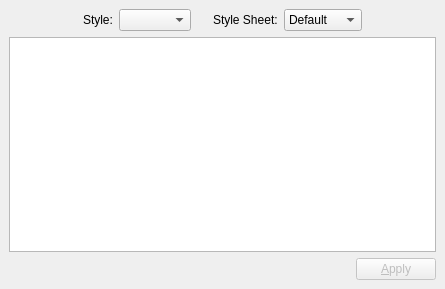
<ui version="4.0" >
 <class>StyleSheetEditor</class>
 <widget class="QWidget" name="StyleSheetEditor" >
  <property name="geometry" >
   <rect>
    <x>0</x>
    <y>0</y>
    <width>445</width>
    <height>289</height>
   </rect>
  </property>
  <property name="windowTitle" >
   <string>Style Editor</string>
  </property>
  <layout class="QGridLayout" >
   <property name="margin" >
    <number>9</number>
   </property>
   <property name="spacing" >
    <number>6</number>
   </property>
   <item row="0" column="6" >
    <spacer>
     <property name="orientation" >
      <enum>Qt::Horizontal</enum>
     </property>
     <property name="sizeType" >
      <enum>QSizePolicy::MinimumExpanding</enum>
     </property>
     <property name="sizeHint" >
      <size>
       <width>32</width>
       <height>20</height>
      </size>
     </property>
    </spacer>
   </item>
   <item row="0" column="0" >
    <spacer>
     <property name="orientation" >
      <enum>Qt::Horizontal</enum>
     </property>
     <property name="sizeType" >
      <enum>QSizePolicy::MinimumExpanding</enum>
     </property>
     <property name="sizeHint" >
      <size>
       <width>32</width>
       <height>20</height>
      </size>
     </property>
    </spacer>
   </item>
   <item row="0" column="5" >
    <widget class="QComboBox" name="styleSheetCombo" >
     <item>
      <property name="text" >
       <string>Default</string>
      </property>
     </item>
     <item>
      <property name="text" >
       <string>Coffee</string>
      </property>
     </item>
     <item>
      <property name="text" >
       <string>Pagefold</string>
      </property>
     </item>
     <item>
      <property name="text" >
       <string>Aqua</string>
      </property>
     </item>
     <item>
      <property name="text" >
       <string>Amoled</string>
      </property>
     </item>
     <item>
      <property name="text" >
       <string>Darcula</string>
      </property>
     </item>
    </widget>
   </item>
   <item row="0" column="3" >
    <spacer>
     <property name="orientation" >
      <enum>Qt::Horizontal</enum>
     </property>
     <property name="sizeType" >
      <enum>QSizePolicy::Fixed</enum>
     </property>
     <property name="sizeHint" >
      <size>
       <width>10</width>
       <height>16</height>
      </size>
     </property>
    </spacer>
   </item>
   <item row="0" column="2" >
    <widget class="QComboBox" name="styleCombo" >
     <property name="sizePolicy" >
      <sizepolicy>
       <hsizetype>5</hsizetype>
       <vsizetype>0</vsizetype>
       <horstretch>0</horstretch>
       <verstretch>0</verstretch>
      </sizepolicy>
     </property>
    </widget>
   </item>
   <item row="0" column="1" >
    <widget class="QLabel" name="label_7" >
     <property name="sizePolicy" >
      <sizepolicy>
       <hsizetype>0</hsizetype>
       <vsizetype>5</vsizetype>
       <horstretch>0</horstretch>
       <verstretch>0</verstretch>
      </sizepolicy>
     </property>
     <property name="text" >
      <string>Style:</string>
     </property>
    </widget>
   </item>
   <item row="2" column="0" colspan="7" >
    <layout class="QHBoxLayout" >
     <property name="margin" >
      <number>0</number>
     </property>
     <property name="spacing" >
      <number>6</number>
     </property>
     <item>
      <spacer>
       <property name="orientation" >
        <enum>Qt::Horizontal</enum>
       </property>
       <property name="sizeHint" >
        <size>
         <width>321</width>
         <height>20</height>
        </size>
       </property>
      </spacer>
     </item>
     <item>
      <widget class="QPushButton" name="applyButton" >
       <property name="enabled" >
        <bool>false</bool>
       </property>
       <property name="text" >
        <string>&amp;Apply</string>
       </property>
      </widget>
     </item>
    </layout>
   </item>
   <item row="1" column="0" colspan="7" >
    <widget class="QTextEdit" name="styleTextEdit" />
   </item>
   <item row="0" column="4" >
    <widget class="QLabel" name="label_8" >
     <property name="sizePolicy" >
      <sizepolicy>
       <hsizetype>0</hsizetype>
       <vsizetype>5</vsizetype>
       <horstretch>0</horstretch>
       <verstretch>0</verstretch>
      </sizepolicy>
     </property>
     <property name="text" >
      <string>Style Sheet:</string>
     </property>
    </widget>
   </item>
  </layout>
 </widget>
 <resources/>
 <connections/>
</ui>
